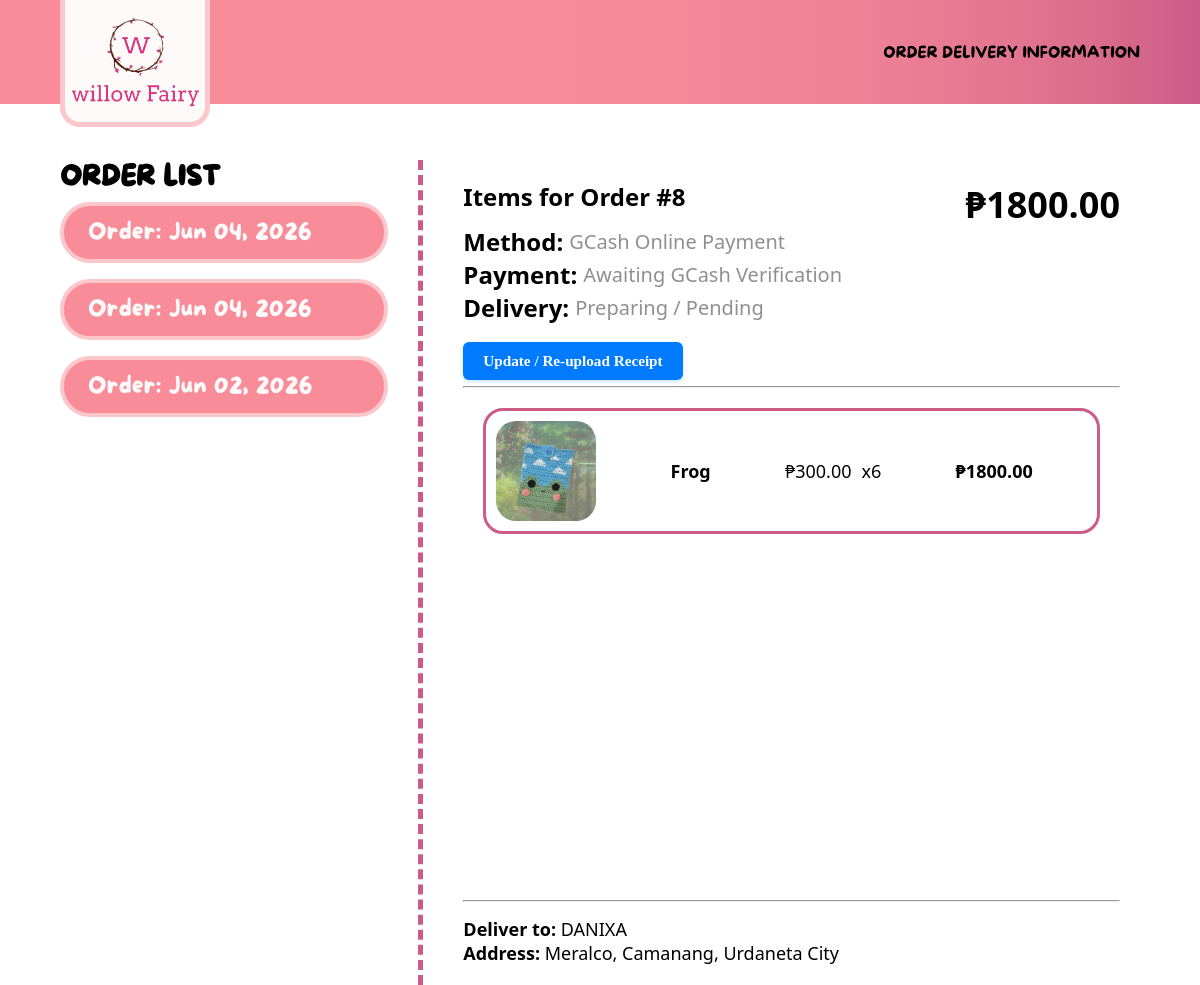
The app's page /accounts/delivery (signed in), older data.
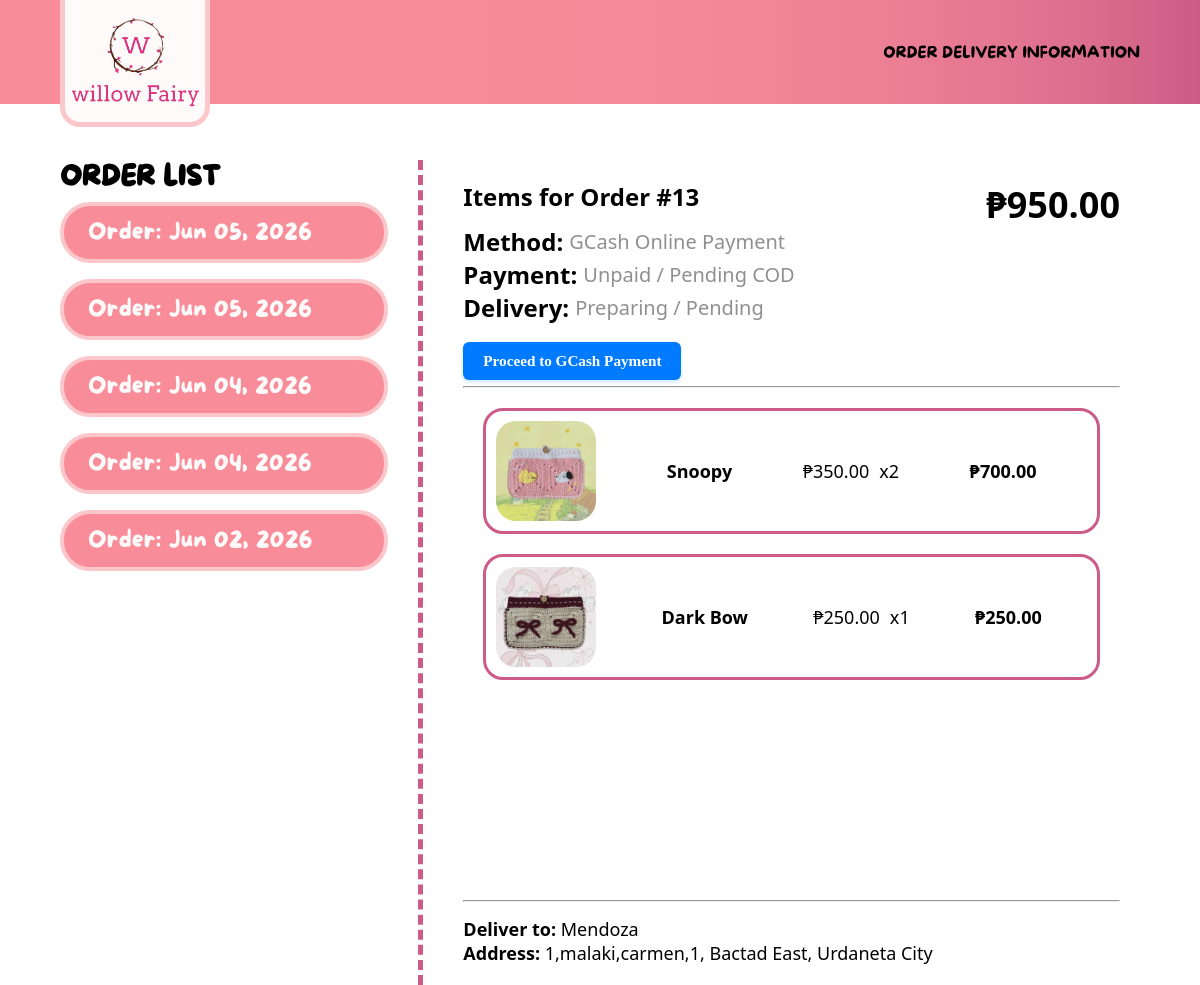
The same page, newer data.
### dashboard/models.py (models this page shows, shortened)
class Order(models.Model):
    DELIVERY_STATUS_CHOICES = [
        ('Pending', 'Preparing / Pending'),
        ('Out for Delivery', 'Out for Delivery'),
        ('Delivered', 'Delivered'),
        ('Cancelled', 'Cancelled'),
    ]
    PAYMENT_STATUS_CHOICES = [
        ('Unpaid', 'Unpaid / Pending COD'),
        ('Awaiting Verification', 'Awaiting GCash Verification'),
        ('Paid', 'Paid'),
        ('Refunded', 'Refunded'),
    ]
    PAYMENT_METHOD_CHOICES = [
        ('cod', 'Cash on Delivery (COD)'),
        ('gcash', 'GCash Online Payment'),
    ]
    customer = models.ForeignKey(Customer, on_delete=models.CASCADE, related_name='orders')
    date_ordered = models.DateTimeField(auto_now_add=True)
    delivery_status = models.CharField(max_length=20, choices=DELIVERY_STATUS_CHOICES, default='Pending')
    payment_status = models.CharField(max_length=25, choices=PAYMENT_STATUS_CHOICES, default='Unpaid')
    payment_method = models.CharField(max_length=10, choices=PAYMENT_METHOD_CHOICES, default='cod')
    gcash_number = models.CharField(max_length=20, blank=True, null=True)
    gcash_reference = models.CharField(max_length=50, blank=True, null=True, unique=True)
    payment_proof = models.ImageField(upload_to='payment_proofs/', blank=True, null=True)
    full_name = models.CharField(max_length=100)
    mobile_number = models.CharField(max_length=20)
    street_address = models.CharField(max_length=255)
    barangay = models.CharField(max_length=100)
    region = models.CharField(max_length=100, default="Region I (Ilocos Region)")
    province = models.CharField(max_length=100, default="Pangasinan")
    city = models.CharField(max_length=100, default="Urdaneta City")
    postal_code = models.CharField(max_length=10, default="2428")
    address_type = models.CharField(max_length=10, choices=[('home', 'Home'), ('office', 'Office')], default='home')
    landmarks = models.CharField(max_length=255, blank=True, null=True)
    @property
    def grand_total(self):
        return sum((item.subtotal for item in self.order_items.all()), Decimal('0.00'))

class OrderItem(models.Model):
    order = models.ForeignKey(Order, on_delete=models.CASCADE, related_name='order_items')
    item = models.ForeignKey(Item, on_delete=models.SET_NULL, null=True, blank=True)
    item_name = models.CharField(max_length=100)
    price_at_purchase = models.DecimalField(max_digits=10, decimal_places=2)
    quantity = models.PositiveIntegerField(default=1)
    @property
    def subtotal(self):
        price = self.price_at_purchase if self.price_at_purchase is not None else Decimal('0.00')
        raw_subtotal = price * self.quantity
        return raw_subtotal.quantize(Decimal('0.01'), rounding=ROUND_HALF_UP)

class Item(models.Model):
    id = models.AutoField(primary_key=True)
    date_created = models.DateTimeField(auto_now_add=True)
    name = models.CharField(max_length=100)
    price = models.DecimalField(max_digits=10, decimal_places=2)
    image = models.ImageField(upload_to="products/", null=True, blank=True)
    is_in_stock = models.BooleanField(default=True, verbose_name="In Stock")

### accounts/views.py (the view)
# urls.py: path('delivery', views.view_order, name='view_order'),
@login_required
def view_order(request):
    customer_orders = Order.objects.filter(customer__user=request.user).order_by('-date_ordered')
    selected_order_id = request.GET.get('order')
    selected_order = None
    if customer_orders.exists():
        if selected_order_id:
            selected_order = customer_orders.filter(id=selected_order_id).first()
        if not selected_order:
            selected_order = customer_orders.first()
    context = {
        'orders': customer_orders,
        'selected_order': selected_order  # Pass the single chosen order to the template
    }
    return render(request, 'accounts/delivery.html', context)

### accounts/templates/accounts/delivery.html (shortened to what this page needs)
{% extends 'public_login_base.html' %}
{% block sign-direction %}
    <div class="signup-text">
        <p class="signup">ORDER DELIVERY INFORMATION</p>
    </div>
{% endblock sign-direction %}
{% block content %}
    <div class="order-margin">
        <div class="delivery-right-container">
            <h1 class="order-list-title">ORDER LIST </h1>
            <div class="order-list-container">
                {% for order in orders %}
                    <a href="?order={{ order.id }}" class="order-btn {% if order.id == selected_order.id %}active-order{% endif %}">
                        Order: {{ order.date_ordered|date:"M d, Y" }}
                    </a>
                {% empty %}
                    <p class="no-orders-text">You haven't placed any orders yet!</p>
                {% endfor %}
            </div>
        </div>
        <div class="delivery-left-container">
            <div class="order-item-list-container">
                {% if selected_order %}
                <div class="selected-order-header">
                    <div class="selected-order-header-left">
                        <h3 class="selected-order-title">Items for Order #{{ selected_order.id }}</h3>
                        <div class="selected-order-status-stack">
                            <div class="status-row">
                                <span class="status-label">Method:</span>
                                <span class="badge-status badge-method--{{ selected_order.payment_method|slugify }}">{{ selected_order.get_payment_method_display }}</span>
                            </div>
                            <div class="status-row">
                                <span class="status-label">Payment:</span>
                                <span class="badge-status badge-payment--{{ selected_order.payment_status|slugify }}">{{ selected_order.get_payment_status_display }}</span>
                            </div>
                            <div class="status-row">
                                <span class="status-label">Delivery:</span>
                                <span class="badge-status badge-delivery--{{ selected_order.delivery_status|slugify }}">{{ selected_order.get_delivery_status_display }}</span>
                            </div>
                        </div>
                        {% if selected_order.payment_method == 'gcash' %}
                            {% if selected_order.payment_status == 'Unpaid' or selected_order.payment_status == 'Awaiting Verification' %}
                                <div class="order-action-container">
                                    <a href="{% url 'accounts:gcash_payment' selected_order.id %}" class="btn-gcash-action">
                                        {% if selected_order.payment_status == 'Unpaid' %}
                                            Proceed to GCash Payment
                                        {% else %}
                                            Update / Re-upload Receipt
                                        {% endif %}
                                    </a>
                                </div>
                            {% endif %}
                        {% endif %}
                    </div>
                    <div class="selected-order-header-right">
                        <h3 class="selected-order-total-price"> ₱{{ selected_order.grand_total }}</h3>
                    </div>
                </div>
                <hr>
                <div class="order-cards-scroll-area">
                    {% for order_item in selected_order.order_items.all %}
                        {% include 'accounts/order_item_card.html' %}
                    {% endfor %}
                </div>
                <hr>
                <div class="order-delivery-details">
                    <p class="order-delivery-details-text"><strong>Deliver to:</strong> {{ selected_order.full_name }}</p>
                    <p class="order-delivery-details-text"><strong>Address:</strong> {{ selected_order.street_address }}, {{ selected_order.barangay }}, {{ selected_order.city }}</p>
                </div>
                {% else %}
                    <p class="no-orders-text">No transaction details available.</p>
                {% endif %}
            </div>
        </div>
    </div>
{% endblock content %}

### templates/public_login_base.html (shortened to what this page needs)
{% extends 'base.html' %}
{% load static %}
{% block header %}
<div class="public-login-navbar">
    <div class="public-login-navbar-container">
        <div class="logo-container">
            <a href="/" class="logo-link">
                <img src="{% static 'images/logo.png' %}" alt="Willow Fairy Logo" class="main-logo">
            </a>
        </div>
        <div class="signup-container">
            {% block sign-direction %}
            {% endblock sign-direction %}
        </div>
    </div>
</div>
{% endblock header %}

### templates/base.html (shortened to what this page needs)
{% load static %}
<!DOCTYPE html>
<html>
<head >
    <link rel="stylesheet" href="{% static 'main.css' %}">
</head>
    {% block header %}
    {% endblock header %}
<body>
    <main>
        {% block content %}{% endblock %}
    </main>
</body>
</html>

### accounts/templates/accounts/order_item_card.html
{% load static %}
<div class="order-item-card">
    {% if order_item.item.image %}
        <img src="{{ order_item.item.image.url }}" class="order-item-image" alt="{{ order_item.item.name }}">
    {% else %}
        <img src="{% static 'images/product-placeholder.jpg' %}" class="order-item-image" alt="Placeholder">
    {% endif %}
    <div class="order-item-specs">
        <h6 class="order-item-name">{{ order_item.item.name|title }}</h6>
        <div class="order-item-details">
            <span class="order-item-price">₱{{ order_item.item.price }}</span>
            <span class="order-item-quantity">x{{ order_item.quantity }}</span>
        </div>
        <h6 class="order-item-total-price">₱{{ order_item.subtotal }}</h6>
    </div>
</div>

### static/variable.css (style rules this page uses)
* { margin: 0; padding: 0; box-sizing: border-box; }
:root { --primary-color:#F88D99; --secondary-color: #CC5C87; --accent-color:#fbc7cb; --contrast-color: #fffafa; --text-color: #000000; --shadow-text-color: #00000070; --font-family: "MoreSugar"; --font-family-sub: "Segoe UI"; }

### static/nav/logo-nav.css (style rules this page uses)
.main-logo { position: absolute; height: auto; width: 100%; min-width: 100%; display: block; background-color: var(--contrast-color); border: 5px solid var(--accent-color); border-top: none; border-radius: 0px 0px 20px 20px; }
.logo-link { min-width: 100%; }
.logo-container { position: relative; width: 150px; min-width: 150px; height: 100%; }

### static/nav/public_login_nav.css (style rules this page uses)
.public-login-navbar { height: 20vh; }
.public-login-navbar-container { display: flex; justify-content: space-between; padding-left: 5%; padding-right: 5%; height: 65%; background: linear-gradient(to right, var(--primary-color), 85%, var(--secondary-color) ); }
.signup-container { display: flex; align-items: center; justify-content: center; }
.signup { font-family: MoreSugar; color: var(--text-color); font-size: 16px; text-decoration: none; }
.signup-text { display: flex; flex-direction: column; justify-content: flex-end; align-items: flex-end; }

### static/account/delivery.css (style rules this page uses)
.order-margin { margin-left: 5vw; margin-right: 5vw; display: flex; height: 825px; overflow: hidden; }
.order-list-title { font-family: var(--font-family); font-size: 28px; }
.delivery-right-container { flex: 1; display: flex; flex-direction: column; padding-right: 30px; border-right: 5px dashed var(--secondary-color); height: 100%; }
.order-list-container { display: flex; flex-direction: column; align-items: center; flex: 1; overflow-y: auto; scrollbar-width: none; }
.order-btn { border: 4px solid var(--accent-color); border-radius: 30px; margin: 8px 0; background-color: var(--primary-color); padding: 12px 24px; color: var(--contrast-color); font-size: 24px; font-family: var(--font-family); text-decoration: none; width: 100%; box-sizing: border-box; transition: background-color 0.2s ease, transform 0.1s ease; }
.delivery-left-container { flex: 2; padding: 20px 20px 20px 40px; display: flex; flex-direction: column; height: 100%; }
.order-item-list-container { display: flex; flex-direction: column; height: 100%; width: 100%; }
.order-cards-scroll-area { flex: 1; display: flex; flex-direction: column; gap: 20px; width: 100%; overflow-y: auto; scrollbar-width: none; padding: 20px; }
.order-delivery-details { padding-top: 15px; background-color: transparent; flex-shrink: 0; }
.selected-order-header { display: flex; justify-content: space-between; }
.selected-order-title { font-size: 24px; font-family: var(--font-family-sub); }
.selected-order-sub-title, .badge-status { font-size: 20px; font-family: var(--font-family-sub); }
.selected-order-status-stack { display: flex; flex-direction: column; margin: 12px 0; }
.status-row { display: flex; align-items: center; gap: 6px; }
.status-label { font-size: 1.5rem; font-weight: 600; font-family: var(--font-family-sub); color: var(--text-color); min-width: 70px; display: inline-block; }
.badge-status { color: var(--shadow-text-color); font-size: 20px; }
.selected-order-total-price { font-family: var(--font-family-sub); font-size: 36px; }
.order-delivery-details-text { font-size: 18px; font-family: var(--font-family-sub); }
.order-action-container { margin-top: 6px; padding-top: 6px; margin-bottom: 6px; display: flex; justify-content: flex-start; }
.btn-gcash-action { display: inline-block; background-color: #007bff; color: #ffffff; font-size: 0.95rem; font-weight: 600; text-decoration: none; padding: 10px 20px; border-radius: 6px; text-align: center; transition: background-color 0.2s ease, transform 0.1s ease; box-shadow: 0 2px 4px rgba(0, 123, 255, 0.2); }

### static/account/order_item_card.css (style rules this page uses)
.order-item-card { display: flex; border: 3px solid var(--secondary-color); border-radius: 20px; }
.order-item-image, .order-item-name, .order-item-details, .order-item-price, .order-item-quantity, .order-item-total-price { display: flex; justify-content: center; align-items: center; margin: 5px; font-size: 18px; font-family: var(--font-family-sub); }
.order-item-image { height: 100px; width: 100px; border-radius: 20px; margin: 10px; }
.order-item-specs { width: 100%; display: flex; justify-content: space-evenly; }

Row changes from the older to the newer data that the page shows:
no longer on this page (row unchanged): OrderItem: item.image (picture), item.name "Frog", item.price "300.00", quantity "6", subtotal "1800.00"
added Order: date_ordered "Jun 05, 2026", id "13", payment_method "GCash Online Payment", payment_status "Unpaid / Pending COD", delivery_status "Preparing / Pending", grand_total "950.00", full_name "Mendoza", street_address "1,malaki,carmen,1", barangay "Bactad East", city "Urdaneta City"
added Order: date_ordered "Jun 05, 2026"
added OrderItem: item.image (picture), item.name "Snoopy", item.price "350.00", quantity "2", subtotal "700.00"
added OrderItem: item.image (picture), item.name "Dark Bow", item.price "250.00", quantity "1", subtotal "250.00"
Text that changed along with them:
{{ selected_order.id }}: "8" → "13"
{{ selected_order.get_payment_status_display }}: "Awaiting GCash Verification" → "Unpaid / Pending COD"
{{ selected_order.grand_total }}: "1800.00" → "950.00"
{{ selected_order.full_name }}: "DANIXA" → "Mendoza"
{{ selected_order.street_address }}: "Meralco" → "1,malaki,carmen,1"
{{ selected_order.barangay }}: "Camanang" → "Bactad East"
text no longer shown: "Update / Re-upload Receipt"
text now shown: "Proceed to GCash Payment"
